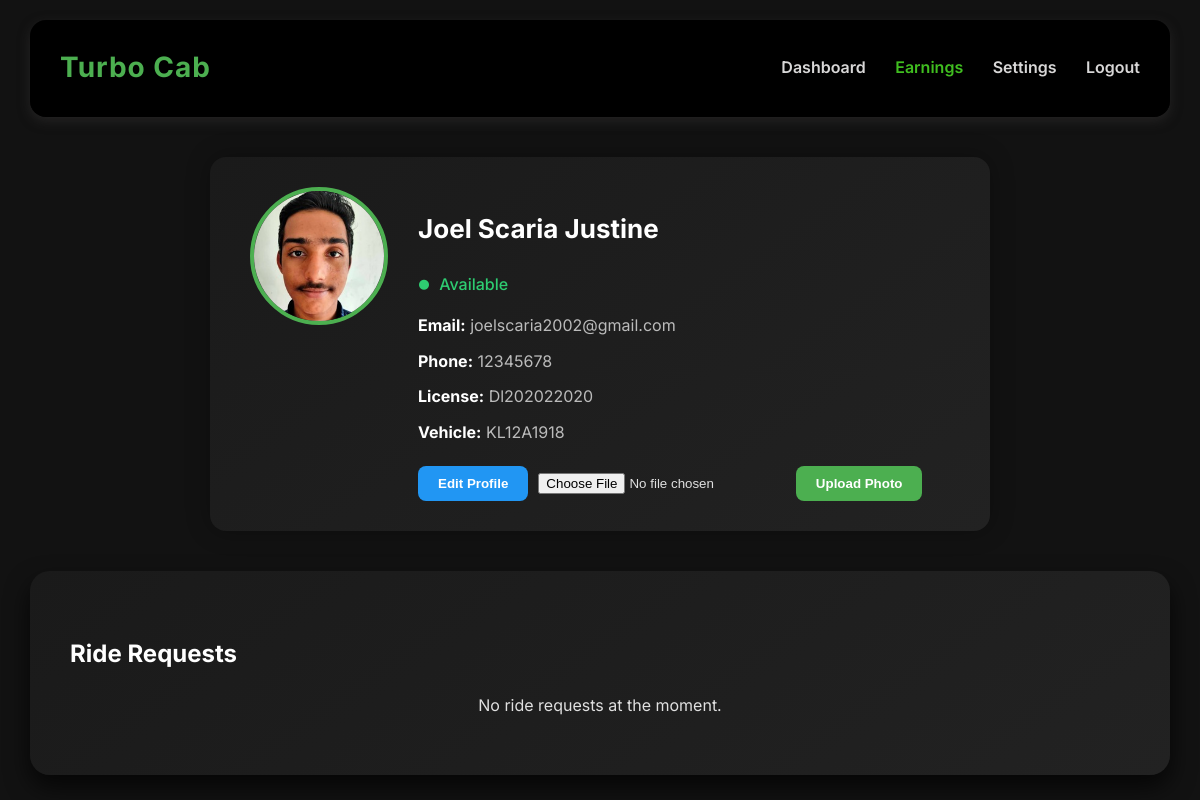
Screenshot of /driverpages/ (signed in) with the database file from the repository.
### driverpages/models.py (models this page shows, shortened)
class DriverProfile(models.Model):
    user = models.OneToOneField(settings.AUTH_USER_MODEL, on_delete=models.CASCADE)
    license_number = models.CharField(max_length=20)
    vehicle_info = models.CharField(max_length=100)
    availability_status = models.CharField(max_length=10, choices=AvailabilityStatus.choices, default=AvailabilityStatus.AVAILABLE)
    profile_photo = models.ImageField(upload_to='driver_photos/', blank=True, null=True)

### account/models.py (models this page shows, shortened)
class CustomUser(AbstractUser):
    ROLE_CHOICES = [
        ('driver', 'Driver'),
        ('rider', 'Rider'),
        ('admin', 'Admin'),
    ]
    full_name = models.CharField(max_length=100)
    email = models.EmailField(unique=True)
    role = models.CharField(max_length=10, choices=ROLE_CHOICES)
    phone = models.CharField(max_length=10, default="9999999999")
    USERNAME_FIELD = 'email'
    REQUIRED_FIELDS = ['username', 'full_name', 'role']

### driverpages/views.py (the view)
# urls.py: path('', views.homepage, name='homepage'),
@login_required
def homepage(request):
    driver = get_object_or_404(DriverProfile, user=request.user)
    if request.method == 'POST' and request.FILES.get('profile_photo'):
        driver.profile_photo = request.FILES['profile_photo']
        driver.save()
        return redirect('driverpages:homepage')  # Replace with your URL name
    ride_requests = Ride.objects.filter(driver=driver, is_accepted=False, is_completed=False)
    return render(request, 'driverpages/homepage.html', {
        'driver': driver,
        'ride_requests': ride_requests,
    })

### templates/driverpages/homepage.html (shortened to what this page needs)
{% extends 'driverpages/base.html' %}
{% load static %}
{% block content %}
<main class="profile-container">
  <section class="profile-card">
    <div class="avatar-wrapper">
      {% if driver.profile_photo %}
          <img src="{{ driver.profile_photo.url }}" alt="Driver Photo" class="avatar">
      {% else %}
          <img src="{% static 'driverpages/img/driver-icon.jpg' %}" alt="Default Driver Photo" class="avatar">
      {% endif %}
    </div>
    <div class="info">
      <h2>{{ driver.user.full_name }}</h2>
      <p class="status"><i class="bx bxs-circle green"></i> {{ driver.availability_status|title }}</p>
      <div class="details">
        <p><strong>Email:</strong> {{ driver.user.email }}</p>
        <p><strong>Phone:</strong> {{ driver.user.phone }}</p>
        <p><strong>License:</strong> {{ driver.license_number }}</p>
        <p><strong>Vehicle:</strong> {{ driver.vehicle_info }}</p>
      </div>
      <div class="buttons">
        <a href="{% url 'driverpages:edit_profile' %}"><button class="btn edit">Edit Profile</button></a>
        <form method="POST" enctype="multipart/form-data" style="display:inline-block;">
          <input type="file" name="profile_photo" accept="image/*" required>
          <button type="submit" class="btn upload">Upload Photo</button>
        </form>
      </div>
    </div>
  </section>
</main>
<section class="ride-requests">
  <h3>Ride Requests</h3>
  {% for ride in ride_requests %}
    <div class="ride-request">
      <div class="details">
        <p><strong>Pickup:</strong> {{ ride.pickup_location }}</p>
        <p><strong>Drop:</strong> {{ ride.drop_location }}</p>
      </div>
      <div class="actions">
        <form method="post" action="{% url 'accept_ride' ride.id %}">
          {% csrf_token %}
          <button type="submit" class="accept">Accept</button>
        </form>
        <form method="post" action="{% url 'decline_ride' ride.id %}">
          {% csrf_token %}
          <button type="submit" class="decline">Decline</button>
        </form>
      </div>
    </div>
  {% empty %}
    <p style="text-align:center;">No ride requests at the moment.</p>
  {% endfor %}
</section>
{% endblock %}

### static/driverpages/css/earning.css (style rules this page uses)
body { font-family: 'Inter', sans-serif; margin: 0; padding: 0; background-color: #121212; color: #e0e0e0; line-height: 1.6; scroll-behavior: smooth; }

### static/driverpages/css/homepage.css (style rules this page uses)
body { font-family: 'Inter', sans-serif; margin: 0; padding: 0; background-color: #121212; color: #e0e0e0; line-height: 1.6; scroll-behavior: smooth; overflow-x: hidden; }
section { background: linear-gradient(145deg, #000000, #000000); padding: 40px; border-radius: 20px; box-shadow: 0 12px 24px rgba(87, 87, 87, 0.7); transition: transform 0.5s ease, box-shadow 0.5s ease; opacity: 0; transform: translateY(40px); animation: fadeSlideUp 1s ease forwards; animation-delay: 0.3s; }
.status { font-size: 16px; color: #2ecc71; font-weight: 500; }
.ride-requests h3, .earnings h3, .ratings h3, .map h3 { margin-bottom: 20px; color: #ffffff; font-size: 24px; }

### static/driverpages/css/profile.css (style rules this page uses)
body { font-family: 'Inter', sans-serif; margin: 0; padding: 0; background-color: #121212; color: #e0e0e0; line-height: 1.6; scroll-behavior: smooth; }
.profile-container { flex: 1; display: flex; justify-content: center; align-items: center; padding: 40px 20px; }
.profile-card { background-color: #0a0a0a; padding: 30px 40px; border-radius: 16px; max-width: 700px; width: 100%; display: flex; flex-direction: row; gap: 30px; box-shadow: 0 0 25px rgba(0, 0, 0, 0.3); }
.avatar-wrapper { flex-shrink: 0; }
.avatar { width: 130px; height: 130px; border-radius: 50%; border: 4px solid #4caf50; object-fit: cover; }
.info h2 { font-size: 26px; color: #fff; }
.status { font-size: 14px; margin: 8px 0 16px; color: #81c784; }
.status .bx { font-size: 12px; margin-right: 5px; }
.details p { margin: 10px 0; color: #bbb; }
.details p strong { color: #fff; }
.buttons { margin-top: 20px; display: flex; gap: 10px; }
.btn { padding: 10px 20px; border-radius: 8px; border: none; font-weight: 600; cursor: pointer; transition: background 0.3s ease; }
.edit { background-color: #2196f3; color: #fff; }
.upload { background-color: #4caf50; color: #fff; }

### static/driverpages/css/settings.css (style rules this page uses)
body { font-family: 'Inter', sans-serif; margin: 0; padding: 0; background-color: #121212; color: #e0e0e0; line-height: 1.6; scroll-behavior: smooth; overflow-x: hidden; }
section { background: linear-gradient(145deg, #1a1a1a, #222); padding: 40px; border-radius: 20px; box-shadow: 0 12px 24px rgba(0, 0, 0, 0.7); transition: transform 0.5s ease, box-shadow 0.5s ease; opacity: 0; transform: translateY(40px); animation: fadeSlideUp 1s ease forwards; animation-delay: 0.3s; }
.status { font-size: 16px; color: #2ecc71; font-weight: 500; }
.ride-requests h3, .earnings h3, .ratings h3, .map h3, .settings h3 { margin-bottom: 20px; color: #ffffff; font-size: 24px; }

### rows the page displays
DriverProfile: profile_photo (picture), user.full_name "Joel Scaria Justine", availability_status "Available", user.email "joelscaria2002@gmail.com", user.phone "12345678", license_number "Dl202022020", vehicle_info "KL12A1918"
